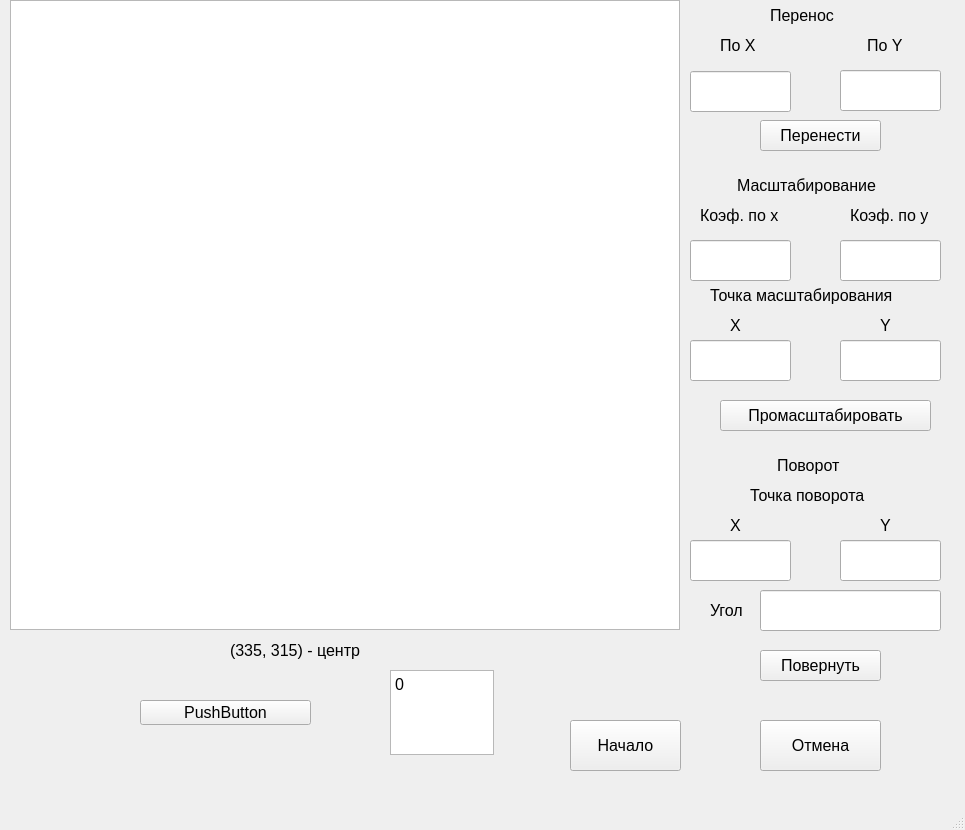
<?xml version="1.0" encoding="UTF-8"?>
<ui version="4.0">
 <class>MainWindow</class>
 <widget class="QMainWindow" name="MainWindow">
  <property name="geometry">
   <rect>
    <x>0</x>
    <y>0</y>
    <width>965</width>
    <height>830</height>
   </rect>
  </property>
  <property name="font">
   <font>
    <pointsize>12</pointsize>
   </font>
  </property>
  <property name="windowTitle">
   <string>MainWindow</string>
  </property>
  <widget class="QWidget" name="centralwidget">
   <widget class="QLabel" name="label">
    <property name="geometry">
     <rect>
      <x>770</x>
      <y>0</y>
      <width>91</width>
      <height>31</height>
     </rect>
    </property>
    <property name="text">
     <string>Перенос</string>
    </property>
   </widget>
   <widget class="QLabel" name="label_2">
    <property name="geometry">
     <rect>
      <x>720</x>
      <y>30</y>
      <width>51</width>
      <height>31</height>
     </rect>
    </property>
    <property name="text">
     <string>По X</string>
    </property>
   </widget>
   <widget class="QLabel" name="label_3">
    <property name="geometry">
     <rect>
      <x>867</x>
      <y>30</y>
      <width>51</width>
      <height>31</height>
     </rect>
    </property>
    <property name="text">
     <string>По Y</string>
    </property>
   </widget>
   <widget class="QLabel" name="label_4">
    <property name="geometry">
     <rect>
      <x>700</x>
      <y>200</y>
      <width>121</width>
      <height>31</height>
     </rect>
    </property>
    <property name="text">
     <string>Коэф. по x</string>
    </property>
   </widget>
   <widget class="QLabel" name="label_5">
    <property name="geometry">
     <rect>
      <x>850</x>
      <y>200</y>
      <width>111</width>
      <height>31</height>
     </rect>
    </property>
    <property name="text">
     <string>Коэф. по y</string>
    </property>
   </widget>
   <widget class="QLabel" name="label_6">
    <property name="geometry">
     <rect>
      <x>737</x>
      <y>170</y>
      <width>181</width>
      <height>31</height>
     </rect>
    </property>
    <property name="text">
     <string>Масштабирование</string>
    </property>
   </widget>
   <widget class="QPushButton" name="move_btn">
    <property name="geometry">
     <rect>
      <x>760</x>
      <y>120</y>
      <width>121</width>
      <height>31</height>
     </rect>
    </property>
    <property name="text">
     <string>Перенести</string>
    </property>
   </widget>
   <widget class="QLabel" name="label_7">
    <property name="geometry">
     <rect>
      <x>710</x>
      <y>280</y>
      <width>241</width>
      <height>31</height>
     </rect>
    </property>
    <property name="text">
     <string>Точка масштабирования</string>
    </property>
   </widget>
   <widget class="QLabel" name="label_8">
    <property name="geometry">
     <rect>
      <x>730</x>
      <y>310</y>
      <width>21</width>
      <height>31</height>
     </rect>
    </property>
    <property name="text">
     <string>X</string>
    </property>
   </widget>
   <widget class="QLabel" name="label_9">
    <property name="geometry">
     <rect>
      <x>880</x>
      <y>310</y>
      <width>16</width>
      <height>31</height>
     </rect>
    </property>
    <property name="text">
     <string>Y</string>
    </property>
   </widget>
   <widget class="QPushButton" name="scale_btn">
    <property name="geometry">
     <rect>
      <x>720</x>
      <y>400</y>
      <width>211</width>
      <height>31</height>
     </rect>
    </property>
    <property name="text">
     <string>Промасштабировать</string>
    </property>
   </widget>
   <widget class="QLabel" name="label_12">
    <property name="geometry">
     <rect>
      <x>777</x>
      <y>450</y>
      <width>91</width>
      <height>31</height>
     </rect>
    </property>
    <property name="text">
     <string>Поворот</string>
    </property>
   </widget>
   <widget class="QLabel" name="label_13">
    <property name="geometry">
     <rect>
      <x>880</x>
      <y>510</y>
      <width>16</width>
      <height>31</height>
     </rect>
    </property>
    <property name="text">
     <string>Y</string>
    </property>
   </widget>
   <widget class="QLabel" name="label_14">
    <property name="geometry">
     <rect>
      <x>750</x>
      <y>480</y>
      <width>151</width>
      <height>31</height>
     </rect>
    </property>
    <property name="text">
     <string>Точка поворота</string>
    </property>
   </widget>
   <widget class="QLabel" name="label_15">
    <property name="geometry">
     <rect>
      <x>730</x>
      <y>510</y>
      <width>21</width>
      <height>31</height>
     </rect>
    </property>
    <property name="text">
     <string>X</string>
    </property>
   </widget>
   <widget class="QPushButton" name="rotate_btn">
    <property name="geometry">
     <rect>
      <x>760</x>
      <y>650</y>
      <width>121</width>
      <height>31</height>
     </rect>
    </property>
    <property name="text">
     <string>Повернуть</string>
    </property>
   </widget>
   <widget class="QGraphicsView" name="graphicsView">
    <property name="geometry">
     <rect>
      <x>10</x>
      <y>0</y>
      <width>670</width>
      <height>630</height>
     </rect>
    </property>
    <property name="sizePolicy">
     <sizepolicy hsizetype="Minimum" vsizetype="Minimum">
      <horstretch>0</horstretch>
      <verstretch>0</verstretch>
     </sizepolicy>
    </property>
    <property name="maximumSize">
     <size>
      <width>671</width>
      <height>631</height>
     </size>
    </property>
    <property name="focusPolicy">
     <enum>Qt::StrongFocus</enum>
    </property>
    <property name="autoFillBackground">
     <bool>false</bool>
    </property>
   </widget>
   <widget class="QLineEdit" name="x_move">
    <property name="geometry">
     <rect>
      <x>690</x>
      <y>71</y>
      <width>101</width>
      <height>41</height>
     </rect>
    </property>
   </widget>
   <widget class="QLineEdit" name="y_move">
    <property name="geometry">
     <rect>
      <x>840</x>
      <y>70</y>
      <width>101</width>
      <height>41</height>
     </rect>
    </property>
   </widget>
   <widget class="QLineEdit" name="x_coef">
    <property name="geometry">
     <rect>
      <x>690</x>
      <y>240</y>
      <width>101</width>
      <height>41</height>
     </rect>
    </property>
   </widget>
   <widget class="QLineEdit" name="y_coef">
    <property name="geometry">
     <rect>
      <x>840</x>
      <y>240</y>
      <width>101</width>
      <height>41</height>
     </rect>
    </property>
   </widget>
   <widget class="QLineEdit" name="x_scale">
    <property name="geometry">
     <rect>
      <x>690</x>
      <y>340</y>
      <width>101</width>
      <height>41</height>
     </rect>
    </property>
   </widget>
   <widget class="QLineEdit" name="y_scale">
    <property name="geometry">
     <rect>
      <x>840</x>
      <y>340</y>
      <width>101</width>
      <height>41</height>
     </rect>
    </property>
   </widget>
   <widget class="QLineEdit" name="x_rotate">
    <property name="geometry">
     <rect>
      <x>690</x>
      <y>540</y>
      <width>101</width>
      <height>41</height>
     </rect>
    </property>
   </widget>
   <widget class="QLineEdit" name="y_rotate">
    <property name="geometry">
     <rect>
      <x>840</x>
      <y>540</y>
      <width>101</width>
      <height>41</height>
     </rect>
    </property>
   </widget>
   <widget class="QPushButton" name="undo_btn">
    <property name="geometry">
     <rect>
      <x>760</x>
      <y>720</y>
      <width>121</width>
      <height>51</height>
     </rect>
    </property>
    <property name="text">
     <string>Отмена</string>
    </property>
   </widget>
   <widget class="QLineEdit" name="angle">
    <property name="geometry">
     <rect>
      <x>760</x>
      <y>590</y>
      <width>181</width>
      <height>41</height>
     </rect>
    </property>
   </widget>
   <widget class="QLabel" name="label_16">
    <property name="geometry">
     <rect>
      <x>710</x>
      <y>590</y>
      <width>61</width>
      <height>41</height>
     </rect>
    </property>
    <property name="text">
     <string>Угол</string>
    </property>
   </widget>
   <widget class="QPushButton" name="start_btn">
    <property name="geometry">
     <rect>
      <x>570</x>
      <y>720</y>
      <width>111</width>
      <height>51</height>
     </rect>
    </property>
    <property name="text">
     <string>Начало</string>
    </property>
   </widget>
   <widget class="QLabel" name="label_10">
    <property name="geometry">
     <rect>
      <x>230</x>
      <y>630</y>
      <width>171</width>
      <height>41</height>
     </rect>
    </property>
    <property name="text">
     <string>(335, 315) - центр</string>
    </property>
   </widget>
   <widget class="QPushButton" name="pushButton">
    <property name="geometry">
     <rect>
      <x>140</x>
      <y>700</y>
      <width>171</width>
      <height>25</height>
     </rect>
    </property>
    <property name="text">
     <string>PushButton</string>
    </property>
   </widget>
   <widget class="QTextEdit" name="textEdit">
    <property name="geometry">
     <rect>
      <x>390</x>
      <y>670</y>
      <width>104</width>
      <height>85</height>
     </rect>
    </property>
    <property name="html">
     <string>&lt;!DOCTYPE HTML PUBLIC &quot;-//W3C//DTD HTML 4.0//EN&quot; &quot;http://www.w3.org/TR/REC-html40/strict.dtd&quot;&gt;
&lt;html&gt;&lt;head&gt;&lt;meta name=&quot;qrichtext&quot; content=&quot;1&quot; /&gt;&lt;style type=&quot;text/css&quot;&gt;
p, li { white-space: pre-wrap; }
&lt;/style&gt;&lt;/head&gt;&lt;body style=&quot; font-family:'MS Shell Dlg 2'; font-size:12pt; font-weight:400; font-style:normal;&quot;&gt;
&lt;p style=&quot; margin-top:0px; margin-bottom:0px; margin-left:0px; margin-right:0px; -qt-block-indent:0; text-indent:0px;&quot;&gt;0&lt;/p&gt;&lt;/body&gt;&lt;/html&gt;</string>
    </property>
   </widget>
  </widget>
  <widget class="QStatusBar" name="statusbar"/>
 </widget>
 <resources/>
 <connections/>
</ui>
